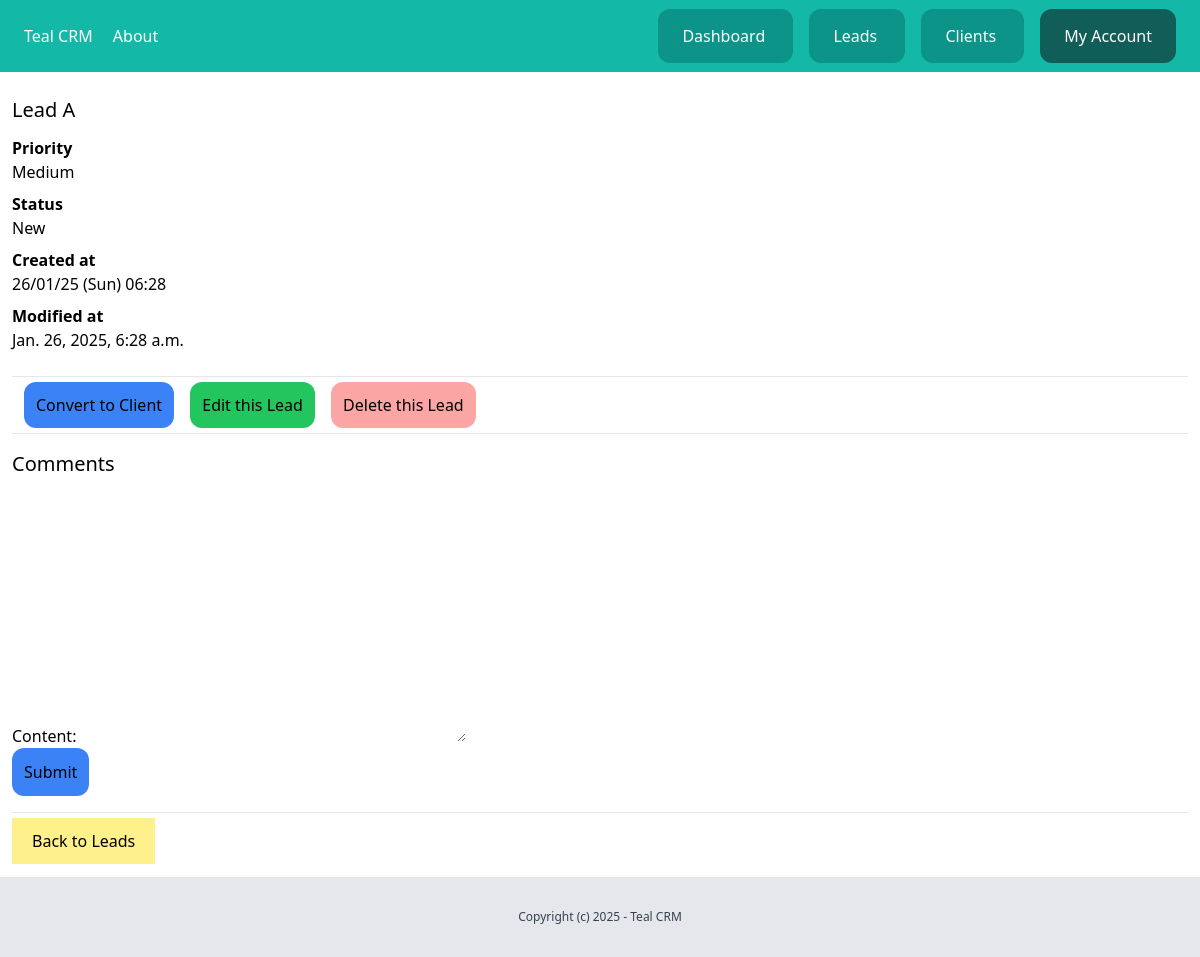
/dashboard/leads/8/ (signed in), run on an earlier commit of the app's database.
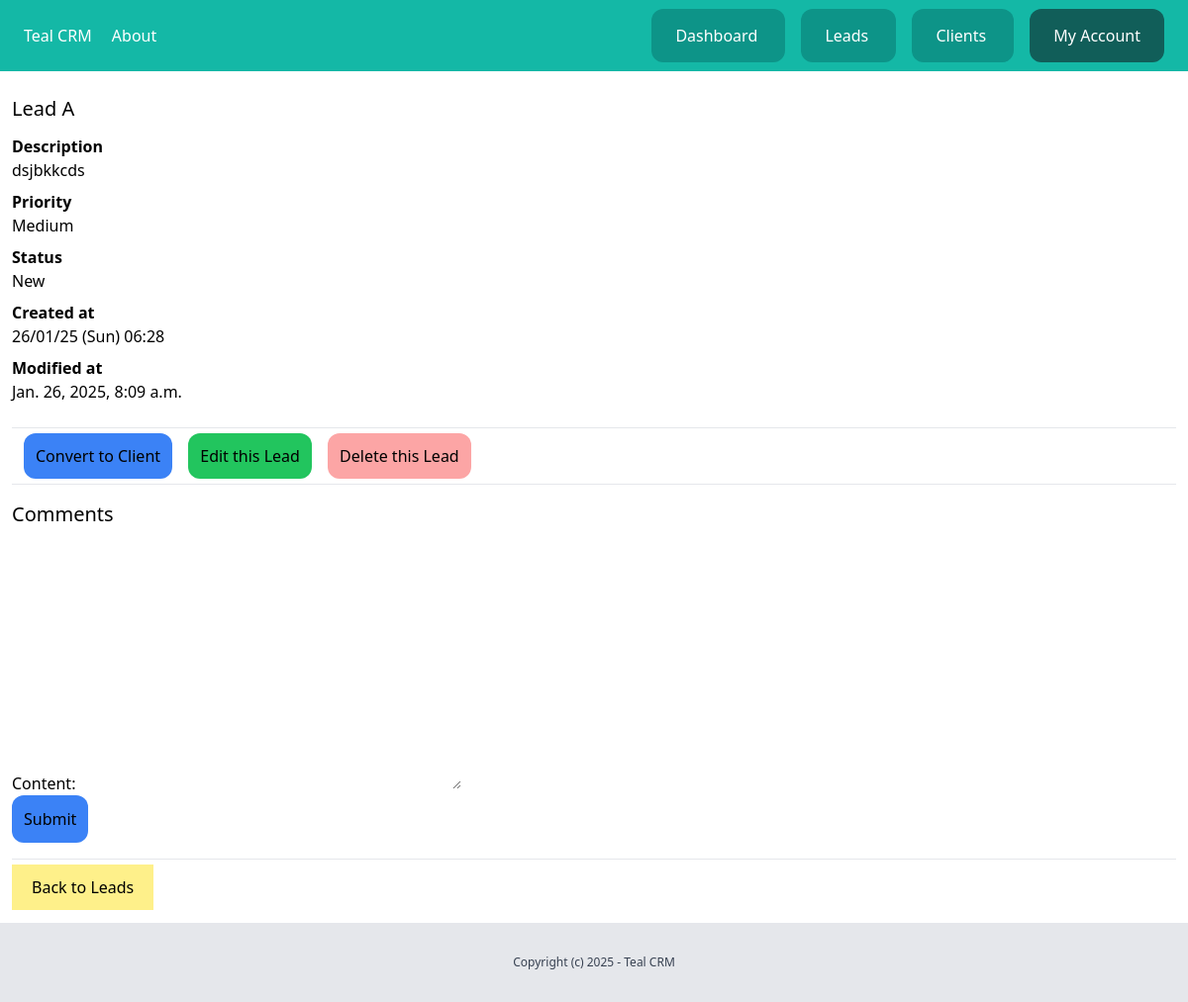
And on a later commit of the database.
### leads/models.py (models this page shows, shortened)
class Lead(models.Model):
    LOW = 'low'
    MEDIUM = 'medium'
    HIGH = 'high'
    CHOICES_PRIORITY = (
        (LOW, 'Low'),
        (MEDIUM, 'Medium'),
        (HIGH, 'High')
    )
    NEW = 'new'
    CONTACTED = 'contacted'
    WON = 'won'
    LOST = 'lost'
    CHOICES_STATUS = (
        (NEW, 'New'),
        (CONTACTED, 'Contacted'),
        (WON, 'Won'),
        (LOST, 'Lost')
    )
    team = models.ForeignKey(Team, related_name='leads', on_delete=models.CASCADE)
    name=models.CharField(max_length=255)
    email=models.EmailField()
    description=models.TextField(blank=True,null=True)
    priority = models.CharField(max_length=10, choices=CHOICES_PRIORITY, default=MEDIUM)
    status = models.CharField(max_length=10, choices=CHOICES_STATUS, default=NEW)
    converted_to_client=models.BooleanField(default=False)
    created_by = models.ForeignKey(User, related_name='leads', on_delete=models.CASCADE)
    created_at = models.DateTimeField(auto_now_add=True)
    modified_at = models.DateTimeField(auto_now=True)
    class Meta:
        ordering=('name',)

### leads/views.py (the view)
# urls.py: path('<int:pk>/', views.LeadDetailView.as_view(), name='detail'),
class LeadDetailView(DetailView):
    model = Lead
    template_name = "leads/leads_detail.html"
    @method_decorator(login_required)
    def dispatch(self, *args, **kwargs):
        return super().dispatch(*args, **kwargs)
    def get_context_data(self, **kwargs):
        context = super().get_context_data(**kwargs)
        context["form"] = AddCommentForm()
        return context
    def get_queryset(self):
        return Lead.objects.filter(created_by=self.request.user, pk=self.kwargs.get('pk'))

### leads/forms.py
class AddCommentForm(forms.ModelForm):
    class Meta:
        model=Comments
        fields=('content',)

### leads/templates/leads/leads_detail.html (shortened to what this page needs)
{% extends 'core/base.html' %}
{% block content %}
<div class="px-3 py-6">
    <h1 class="text-xl mb-3">{{lead.name}}</h1>
    {% if lead.description %}
    <p class="font-semibold">Description</p>
    <p class="mb-2">{{lead.description}}</p>
    {% endif %}
    <p class="font-semibold">Priority</p>
    <p class="mb-2">{{lead.get_priority_display}}</p>
    <p class="font-semibold">Status</p>
    <p class="mb-2">{{lead.get_status_display}}</p>
    <p class="font-semibold">Created at</p>
    <p class="mb-2">{{lead.created_at|date:"d/m/y (D) h:i"}}</p>
    <p class="font-semibold">Modified at</p>
    <p class="mb-6">{{lead.modified_at}}</p>
    <hr class="my-4">
    <a class=" py-3 px-3 ml-3 rounded-xl bg-blue-500" href="{% url 'leads:convert' lead.id %}">Convert to Client</a>
    <a class=" py-3 px-3 ml-3 rounded-xl bg-green-500" href="{% url 'leads:edit' lead.id %}">Edit this Lead</a>
    <a class=" py-3 px-3 ml-3 rounded-xl bg-red-300" href="{% url 'leads:delete' lead.id %}">Delete this Lead</a>
    <hr class="my-4">
    <h2 class="mb-6 text-xl">Comments</h2>
    <form action="{% url 'leads:add_comment' lead.id %}" method="post">
        {{form.as_p}}
        <button class="py-3 px-3 rounded-xl bg-blue-500">Submit</button>
    </form>
    <hr class="my-4">
    <a class=" py-3 px-5 bg-yellow-200" href="{% url 'leads:list'%}"> Back to Leads</a>
</div>
{% endblock %}

What changed in the data, as far as the page shows it:
changed Lead "Lead A": description (not shown) → "dsjbkkcds"; modified_at "Jan. 26, 2025, 6:28 a.m." → "Jan. 26, 2025, 8:09 a.m."
Also different on the page:
text now shown: "Description"
